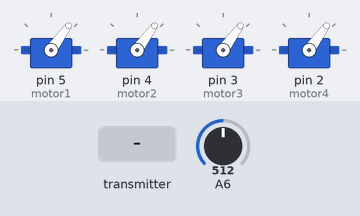
Simulated run of this sketch. Board: Arduino Nano, built with avr-gcc and run on an emulated ATmega328P. Parts: 4 × servo. Wiring (inferred from the names in the program): 24Cxx EEPROM at I2C address 0x53. Inputs (shaded band) come from the test bench; at power-on: A6 = 512. EEPROM starts erased; no radio packets arrive unless stated; what the sketch prints to the serial monitor is not drawn.

Above: at 2.7 s.
2.8 s: the transmitter starts sending start = 1
At 4.0 s:
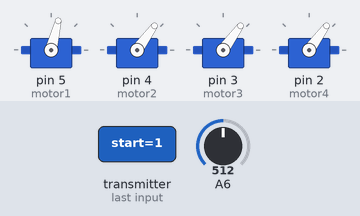
4.3 s: the transmitter starts sending yaw = 255
At 5.5 s:
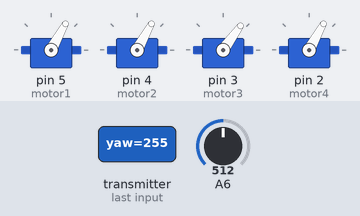
5.8 s: the transmitter starts sending pitch = 64
At 6.5 s:
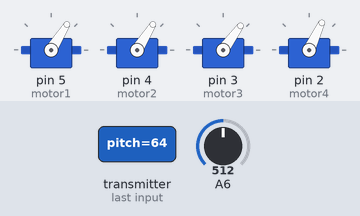
7.3 s: the transmitter starts sending roll = 64
At 7.7 s:
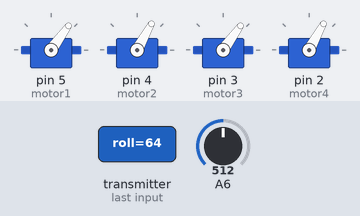
8.9 s: the transmitter starts sending pitch = 0
At 9.3 s:
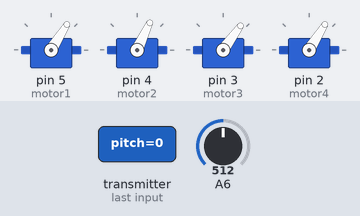
10.4 s: A6 set to 417
13.4 s: A6 set to 394
Timing chart, 0 to 16.4 s (numbered marks = the images above; inputs shaded):
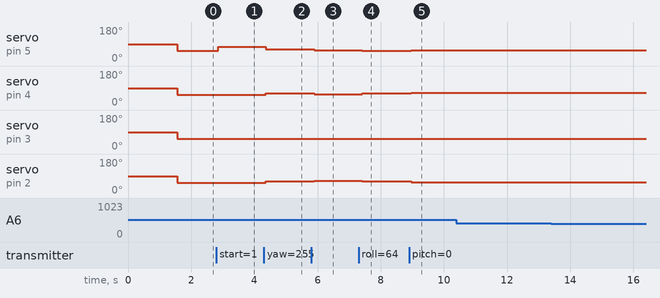

The sketch:

Drone.ino
```cpp
//librairies
#include <SPI.h>
#include <nRF24L01.h>
#include <RF24.h>
#include <Servo.h>
#include <Wire.h>

//radio
RF24 radio(8, 9);  // CE, CSN
const byte addresses[][6] = { "00001", "00002" };

//Struct used to store all the data we want to send
struct Data_Package {
  byte throttle;
  byte yaw;
  byte pitch;
  byte roll;
  boolean start;
  boolean fast;
};

//Create a variable from the struct above
Data_Package data;

//Time units
unsigned long lastReceiveTime = 0;

// vehicule tension value
float tension = 0;

// Accelerometer
int ADXL345 = 0x53;
float X_out, Y_out, Z_out;
float rollAngle, pitchAngle = 0;
int accelerometerCalibration = 0;

//create "Servo" objects to control the ESC
Servo motor1;
Servo motor2;
Servo motor3;
Servo motor4;

// Values to send to the motors
int motor1Value, motor2Value, motor3Value, motor4Value = 0;
int pitch, yaw, roll, throttle = 0;

//Pitch, Yaw and Roll are more sensible if theses values go up
const int userCalibration = 75;


///////////////////////////////////
void setup() {
  Serial.begin(9600);

  //radio
  radio.begin();
  radio.openWritingPipe(addresses[0]);     // 00001
  radio.openReadingPipe(1, addresses[1]);  // 00002
  radio.setAutoAck(false);
  radio.setPALevel(RF24_PA_MIN);

  //Accelerometer
  Wire.begin();
  Wire.beginTransmission(ADXL345);
  Wire.write(0x2D);
  Wire.write(8);
  Wire.endTransmission();
  delay(10);

  // X, Y & Z axis Calibration
  Wire.beginTransmission(ADXL345);
  Wire.write(0x1E);
  Wire.write(-2);
  Wire.endTransmission();
  delay(10);
  Wire.beginTransmission(ADXL345);
  Wire.write(0x1F);
  Wire.write(-0);
  Wire.endTransmission();
  delay(10);
  Wire.beginTransmission(ADXL345);
  Wire.write(0x20);
  Wire.write(+1);
  Wire.endTransmission();
  delay(10);

  //Give each motor an outpout pin
  motor1.attach(5);
  motor2.attach(4);
  motor3.attach(3);
  motor4.attach(2);
  delay(1500);
}


///////////////////////////////////
void loop() {
  // Mesure and send battery tension
  tension = analogRead(A6) * 0.0244140625;
  Serial.print(tension);
  Serial.print("V");

  // Send the drone tension to the controler
  radio.stopListening();
  radio.write(&tension, sizeof(tension));
  delay(5);


  //Read the struct send by the radio
  radio.startListening();
  if (radio.available()) {
    radio.read(&data, sizeof(Data_Package));
    lastReceiveTime = millis();
    Serial.print("     ");

    // No signal
  } else {
    Serial.print("  X  ");
  }


  // Stop the motors
  if (!data.start) {
    motor1.writeMicroseconds(1100);
    motor2.writeMicroseconds(1100);
    motor3.writeMicroseconds(1100);
    motor4.writeMicroseconds(1100);
    Serial.println("Motors Stopped.");


    // Motors are rotating
  } else {
    // Read acceleromter data
    Wire.beginTransmission(ADXL345);
    Wire.write(0x32);
    Wire.endTransmission(false);
    Wire.requestFrom(ADXL345, 6, true);

    // Get the X, Y & Z values
    X_out = (Wire.read() | Wire.read() << 8);
    X_out = X_out / 256;
    Y_out = (Wire.read() | Wire.read() << 8);
    Y_out = Y_out / 256;
    Z_out = (Wire.read() | Wire.read() << 8);
    Z_out = Z_out / 256;

    // Calculate Roll and Pitch (rotation around X-axis, rotation around Y-axis)
    rollAngle = atan(Y_out / sqrt(pow(X_out, 2) + pow(Z_out, 2))) * 180 / PI;
    pitchAngle = atan(-1 * X_out / sqrt(pow(Y_out, 2) + pow(Z_out, 2))) * 180 / PI;

    // Life Telephone
    Serial.print("roll: ");
    Serial.print(rollAngle);
    Serial.print("  pitch: ");
    Serial.print(pitchAngle);
    Serial.print("  Zaxis: ");
    Serial.print(Z_out);


    // Shut down the motors if the drone is at more than 60° from flat
    if (Z_out < 0.5) {
      motor1Value = 1100;
      motor2Value = 1100;
      motor3Value = 1100;
      motor4Value = 1100;
      Serial.print("  F  ");


      // Otherwise, stabilize it
    } else {
      Serial.print("     ");

      // If radio signal lost, decrease the drone altitude
      if (millis() - lastReceiveTime > 1000) {
        throttle = 1500;

        // Otherwise, get the controler throttle value
      } else {
        throttle = map(data.throttle, 0, 255, 1400, 2100);
      }

      // reduce the calibration effect at high speed
      accelerometerCalibration = map(throttle, 1400, 2100, 175, 75);

      // drone tilts frontwards
      if (pitchAngle < 0) {
        pitch = map(pitchAngle, 0, -90, 0, accelerometerCalibration);
        motor1Value = throttle + pitch;
        motor2Value = throttle + pitch;
        motor3Value = throttle - pitch;
        motor4Value = throttle - pitch;

        // drone tilts backwards
      } else {
        pitch = map(pitchAngle, 0, 90, 0, accelerometerCalibration);
        motor1Value = throttle - pitch;
        motor2Value = throttle - pitch;
        motor3Value = throttle + pitch;
        motor4Value = throttle + pitch;
      }

      // drone tilts right
      if (pitchAngle < 0) {
        roll = map(rollAngle, 0, -90, 0, accelerometerCalibration);
        motor1Value = motor1Value + roll;
        motor2Value = motor2Value - roll;
        motor3Value = motor3Value - roll;
        motor4Value = motor4Value + roll;

        // drone tilts left
      } else {
        roll = map(rollAngle, 0, 90, 0, accelerometerCalibration);
        motor1Value = motor1Value - roll;
        motor2Value = motor2Value + roll;
        motor3Value = motor3Value + roll;
        motor4Value = motor4Value - roll;
      }
    }


    // Use values from controller if got connexion
    if (millis() - lastReceiveTime < 1000) {
      //Pitch front
      if (data.pitch > 127) {
        pitch = map(data.pitch, 128, 255, 0, userCalibration);
        motor1Value = motor1Value - pitch;
        motor2Value = motor2Value - pitch;
        motor3Value = motor3Value + pitch;
        motor4Value = motor4Value + pitch;

        //Pitch back
      } else {
        pitch = map(data.pitch, 127, 0, 0, userCalibration);
        motor1Value = motor1Value + pitch;
        motor2Value = motor2Value + pitch;
        motor3Value = motor3Value - pitch;
        motor4Value = motor4Value - pitch;
      }

      //Roll right
      if (data.roll > 127) {
        roll = map(data.roll, 128, 255, 0, userCalibration);
        motor1Value = motor1Value - roll;
        motor2Value = motor2Value + roll;
        motor3Value = motor3Value + roll;
        motor4Value = motor4Value - roll;

        //Roll left
      } else {
        roll = map(data.roll, 127, 0, 0, userCalibration);
        motor1Value = motor1Value + roll;
        motor2Value = motor2Value - roll;
        motor3Value = motor3Value - roll;
        motor4Value = motor4Value + roll;
      }

      //Yaw right
      if (data.yaw > 127) {
        yaw = map(data.yaw, 128, 255, 0, userCalibration);
        motor1Value = motor1Value - yaw;
        motor2Value = motor2Value + yaw;
        motor3Value = motor3Value - yaw;
        motor4Value = motor4Value + yaw;

        //Yaw left
      } else {
        yaw = map(data.yaw, 127, 0, 0, userCalibration);
        motor1Value = motor1Value + yaw;
        motor2Value = motor2Value - yaw;
        motor3Value = motor3Value + yaw;
        motor4Value = motor4Value - yaw;
      }
    }


    // To control the motors, only send values between 1100 and 2100
    motor1Value = constrain(motor1Value, 1100, 2100);
    motor2Value = constrain(motor2Value, 1100, 2100);
    motor3Value = constrain(motor3Value, 1100, 2100);
    motor4Value = constrain(motor4Value, 1100, 2100);

    // Send data to the motors
    motor1.writeMicroseconds(motor1Value);
    motor2.writeMicroseconds(motor2Value);
    motor3.writeMicroseconds(motor3Value);
    motor4.writeMicroseconds(motor4Value);

    //Write data on the Serial Monitor
    Serial.print("Throttle: ");
    Serial.print(data.throttle);
    Serial.print("   Yaw: ");
    Serial.print(data.yaw);
    Serial.print("   Pitch: ");
    Serial.print(data.pitch);
    Serial.print("   Roll: ");
    Serial.print(data.roll);
    Serial.print("     Motor1: ");
    Serial.print(motor1Value);
    Serial.print("   Motor2: ");
    Serial.print(motor2Value);
    Serial.print("   Motor3: ");
    Serial.print(motor3Value);
    Serial.print("   Motor4: ");
    Serial.println(motor4Value);
  }


  delay(10);
}
```

Measured:
- after the input at 2.8 s, servo on pin 5 (motor1): 54° → 76° after 0.06 s
- after the input at 4.3 s, servo on pin 5 (motor1): 76° → 61° after 0.06 s; servo on pin 4 (motor2), servo on pin 2 (motor4): 54° → 61° after 0.06 s
- after the input at 5.8 s, servo on pin 5 (motor1), servo on pin 4 (motor2): 61° → 58° after 0.09 s; servo on pin 2 (motor4): 61° → 65° after 0.09 s
- after the input at 7.3 s, servo on pin 5 (motor1): 58° → 54° after 0.12 s; servo on pin 4 (motor2): 58° → 61° after 0.12 s; servo on pin 2 (motor4): 65° → 61° after 0.12 s
- after the input at 8.9 s, servo on pin 5 (motor1): 54° → 58° after 0.07 s; servo on pin 4 (motor2): 61° → 65° after 0.07 s; servo on pin 2 (motor4): 61° → 58° after 0.07 s
- after the input at 10.4 s, every drawn part: stays the same
- after the input at 13.4 s, every drawn part: stays the same
